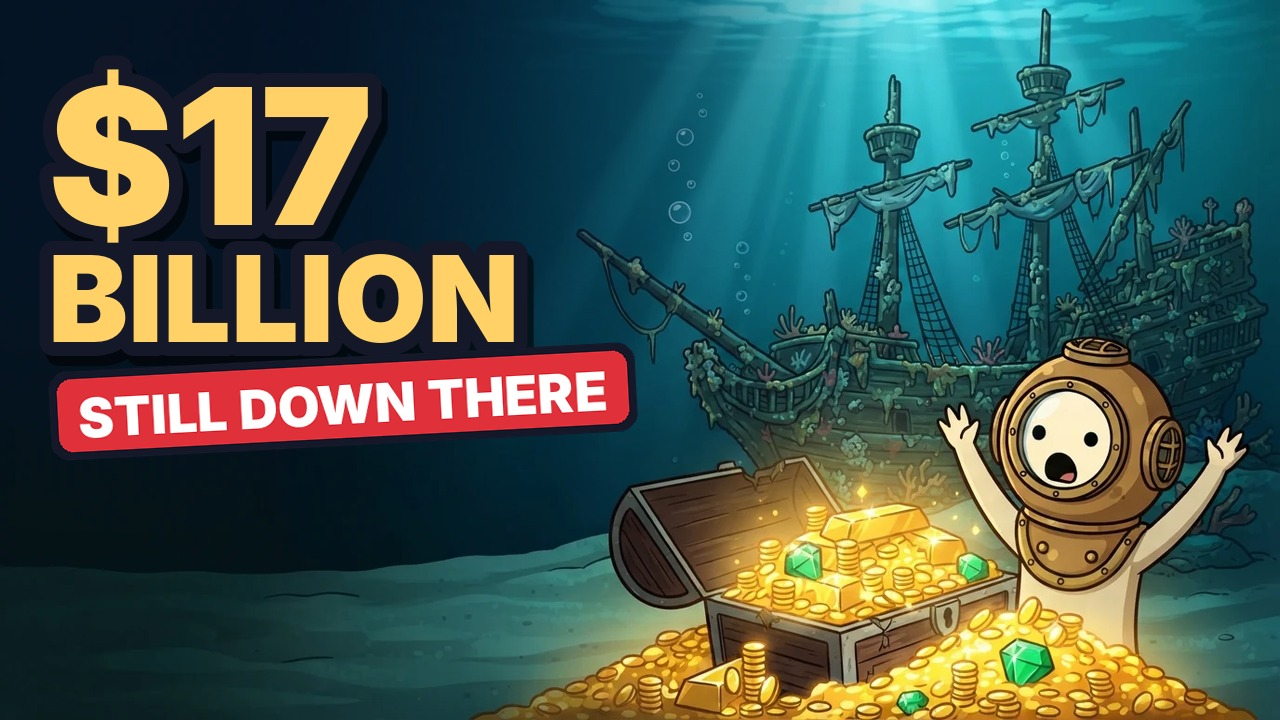

The script that drew this image:
from PIL import Image, ImageDraw, ImageFont, ImageFilter
import sys
F='/home/claude/videos/mg/ys_brinksmat/fonts/Inter-Black.otf'
bg=Image.open('bg.png').convert('RGB').resize((1280,720),Image.LANCZOS)
# leichte Abdunkelung oben links fuer Lesbarkeit
sh=Image.new('L',(1280,720),0); d=ImageDraw.Draw(sh); d.ellipse((-400,-300,760,420),fill=150); sh=sh.filter(ImageFilter.GaussianBlur(90))
bg=Image.composite(Image.new('RGB',(1280,720),(5,20,45)),bg,sh)
def text(img,xy,s,size,fill,stroke=14,rot=0):
    f=ImageFont.truetype(F,size); L=Image.new('RGBA',(1280,720)); dd=ImageDraw.Draw(L)
    dd.text((xy[0]+6,xy[1]+10),s,font=f,fill=(0,0,0,150),stroke_width=stroke,stroke_fill=(0,0,0,150))
    dd.text(xy,s,font=f,fill=fill,stroke_width=stroke,stroke_fill=(20,24,40))
    if rot: L=L.rotate(rot,center=xy,resample=Image.BICUBIC)
    img.alpha_composite(L)
im=bg.convert('RGBA')
text(im,(48,40),'$17',190,(255,209,102))
text(im,(48,225),'BILLION',120,(255,209,102))
# rotes Band
f=ImageFont.truetype(F,54); s='STILL DOWN THERE'; w=ImageDraw.Draw(im).textlength(s,font=f)
B=Image.new('RGBA',(1280,720)); d=ImageDraw.Draw(B); x,y=56,380
d.rounded_rectangle((x-8,y-8,x+w+48,y+80),18,fill=(20,24,40)); d.rounded_rectangle((x,y,x+w+40,y+72),14,fill=(224,48,58))
d.text((x+20,y+6),s,font=f,fill='white'); B=B.rotate(3,center=(x,y),resample=Image.BICUBIC); im.alpha_composite(B)
im.convert('RGB').save('thumb_treasure19.jpg',quality=92)
